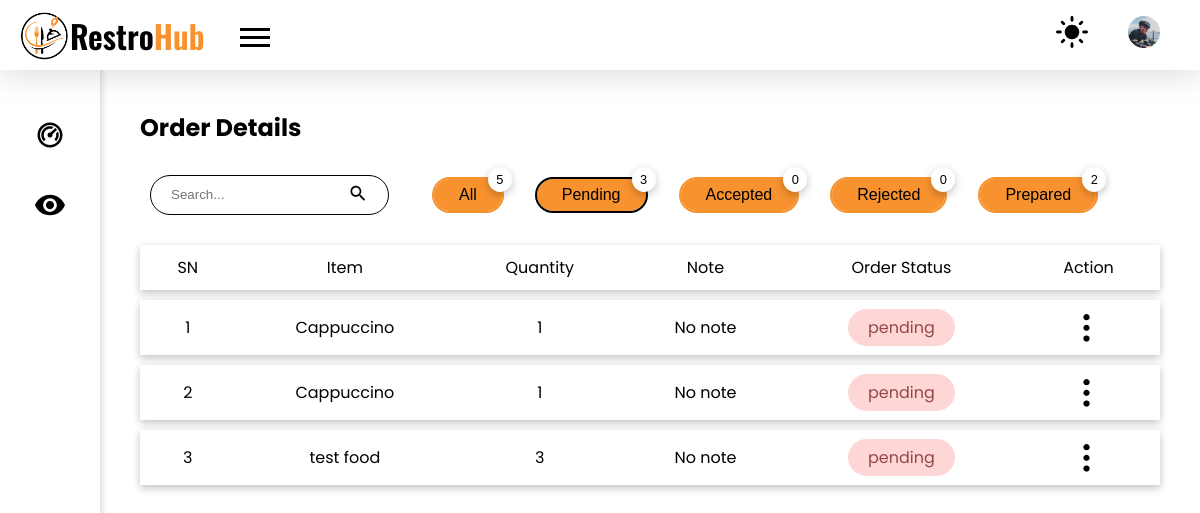
Before: /kitchen/index.php (signed in) with the older database file.
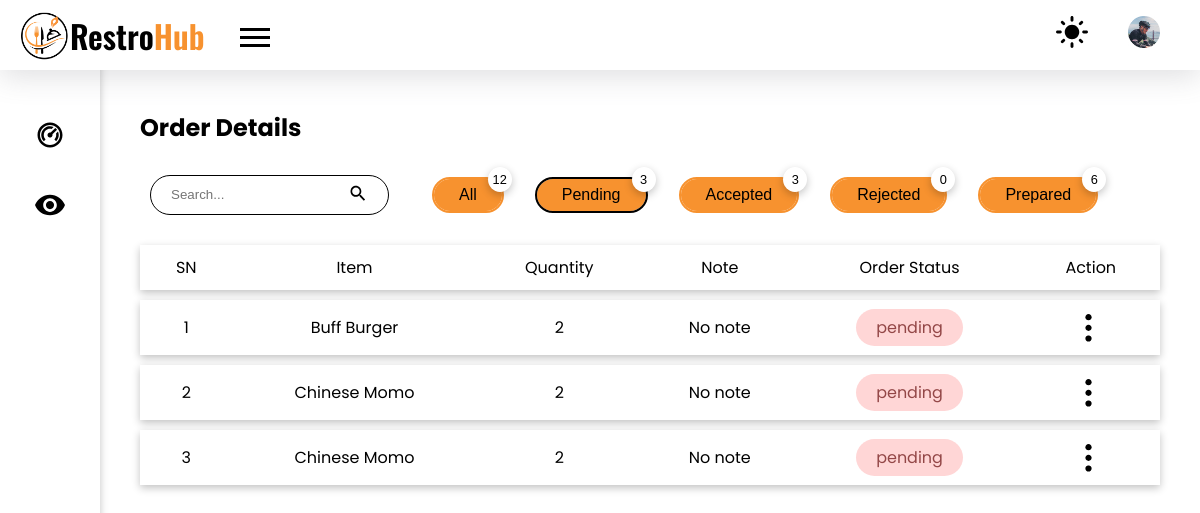
After: the same page with the newer database file.
### tables this page shows
CREATE TABLE `orders` (
  `id` int(11) NOT NULL,
  `c_id` int(11) NOT NULL,
  `qty` int(11) NOT NULL,
  `f_id` int(11) NOT NULL,
  `total_price` int(10) NOT NULL,
  `note` varchar(100) DEFAULT NULL,
  `date` datetime NOT NULL
);

CREATE TABLE `food` (
  `f_id` int(11) NOT NULL,
  `img` varchar(100) DEFAULT NULL,
  `name` varchar(100) DEFAULT NULL,
  `price` int(11) DEFAULT NULL,
  `cost` int(11) NOT NULL,
  `cooking_time` int(11) DEFAULT NULL,
  `description` varchar(500) NOT NULL,
  `veg` int(1) NOT NULL,
  `product_id` varchar(30) NOT NULL,
  `short_desc` varchar(50) NOT NULL,
  `ingredients` varchar(255) NOT NULL,
  `disabled` int(11) NOT NULL,
  `special` int(11) NOT NULL,
  `category` int(11) NOT NULL
);

CREATE TABLE `kos` (
  `kos_id` int(11) NOT NULL,
  `order_id` int(11) NOT NULL,
  `status` varchar(15) NOT NULL,
  `date` datetime NOT NULL DEFAULT current_timestamp()
);

### kitchen/index.php (the view, shortened to what the changed rows need)
<!DOCTYPE html>
<html lang="en">
<head>
    <link rel="stylesheet" href="../styles/style.css">
</head>
<body>
    <?php
    require("../config.php");
    ?>
    <main class="admin_dashboard_body">
        <section class="dashboard_inner-head flex items-center">
            <h2>Order Details</h2>
        </section>
        <div class="flex items-center">
            <div class="flex items-center">
                <?php
                $sql_all = "select kos_id as total from kos";
                $result_all = mysqli_query($conn, $sql_all) or die("Query Failed");
                $data_all = mysqli_num_rows($result_all);
                $sql_accepted = "select kos_id as total from kos where status = 'accepted'";
                $result_accepted = mysqli_query($conn, $sql_accepted) or die("Query Failed");
                $data_accepted = mysqli_num_rows($result_accepted);
                $sql_prepared = "select kos_id as total from kos where status = 'prepared'";
                $result_prepared = mysqli_query($conn, $sql_prepared) or die("Query Failed");
                $data_prepared = mysqli_num_rows($result_prepared);
                ?>
                <form action="./backend/order/specific-order.php" method="post">
                    <button type="submit" name="specific-order" class="button ml-35 border-curve-lg relative filter <?php if ($_SESSION['filter-by'] == "all") echo "active"; ?>">All
                        <div class="count-top shadow"><?php
                                                        echo $data_all;
                                                        ?>
                        </div>
                    </button>
                </form>
                <form action="./backend/order/specific-order.php" method="post">
                    <button type="submit" name="specific-order" class="button ml-35 border-curve-lg relative filter <?php if ($_SESSION['filter-by'] == "accepted") echo "active"; ?>">Accepted
                        <div class="count-top shadow"><?php
                                                        echo $data_accepted;
                                                        ?>
                        </div>
                    </button>
                </form>
                <form action="./backend/order/specific-order.php" method="post">
                    <button type="submit" name="specific-order" class="button ml-35 border-curve-lg relative filter <?php if ($_SESSION['filter-by'] == "prepared") echo "active"; ?>">Prepared
                        <div class="count-top shadow"><?php
                                                        echo $data_prepared;
                                                        ?>
                        </div>
                    </button>
                </form>
            </div>
        </div>
        <?php
        $sql = "delete from kos where Date(date) < DATE_SUB(NOW(), INTERVAL 1 DAY)";
        mysqli_query($conn, $sql) or die("Something went wrong");
        if (isset($_SESSION['filter-by']) && $_SESSION['filter-by'] != 'all') {
            $filter_by = $_SESSION['filter-by'];
            $sql = "select orders.id,
                    orders.c_id,
                    orders.qty,
                    orders.total_price,
                    orders.note,
                    orders.date,
                    orders.f_id,
                    order_contact_details.address,
                    order_contact_details.phone,
                    order_contact_details.c_name,
                    kos.kos_id,
                    kos.status,
                    aos.aos_id
                    from orders
                    inner join order_contact_details on orders.id = order_contact_details.o_id
                    inner join kos on orders.id = kos.order_id
                    inner join aos on orders.id = aos.order_id
                    where kos.status = '{$filter_by}'
                    order by orders.id desc
                    ";
        }
        $result = mysqli_query($conn, $sql) or die("Query Failed");
        ?>
        <table class="mt-20">
            <tr class="shadow">
                <th>SN</th>
                <th>Item</th>
                <th>Quantity</th>
                <th>Note</th>
                <th>Order Status</th>
                <th>Action</th>
            </tr>
            <?php
            $i = 0;
            while ($row = mysqli_fetch_assoc($result)) {
                $i++;
                $sql_food_name = "Select name from food where f_id ={$row['f_id']}";
                $res_food_name = mysqli_query($conn, $sql_food_name);
                $data_food_name = mysqli_fetch_assoc($res_food_name);
                $status = $row["status"];
                $quantity = $row["qty"];
                $note = $row["note"];
            ?>
                <tr class="shadow">
                    <td><?php echo $i; ?> </td>
                    <td><?php echo $data_food_name["name"]; ?> </td>
                    <td><?php echo $quantity; ?> </td>
                    <td><?php echo $note; ?> </td>
                    <td><span class="<?php echo $status ?> border-curve-lg p_7-20"><?php echo $status; ?></span></td>
                    <td class="table_action_container">
                        <button class="no_bg no_outline table_option-menu">
                            <img src="../images//ic_options.svg" alt="options menu">
                        </button>
                    </td>
                </tr>
            <?php
            }
            ?>
        </table>
    </main>
</body>
</html>

Changed rows visible on the page:
removed orders: f.name "Cappuccino", qty "1", note "No note", kos.status "pending"
removed orders: f.name "test food", qty "3", note "No note", kos.status "pending"
added orders: f.name "Buff Burger", qty "2", note "No note", kos.status "pending"
added orders: f.name "Chinese Momo", qty "2", note "No note", kos.status "pending"
added orders: f.name "Chinese Momo", qty "2", note "No note", kos.status "pending"
Other visible differences:
$data_all: "5" → "12"
$data_accepted: "0" → "3"
$data_prepared: "2" → "6"
